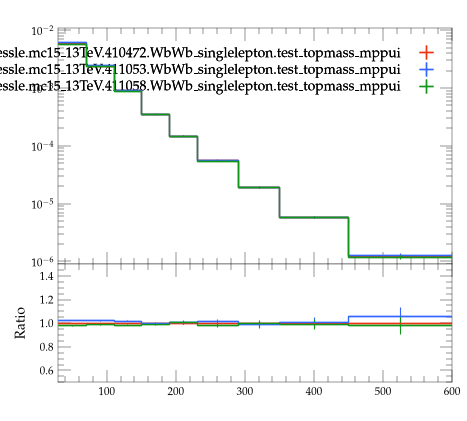

This figure's Python source:
#! /usr/bin/env python3

# This Python script was auto-generated using YODA v2.1.2.
# Analysis object: /WbWb_singlelepton/pT_lep1
# Timestamp: 07-08-2026 (09:26:45)

import matplotlib as mpl
import matplotlib.pyplot as plt
mpl.use('Agg') # comment out for interactive use
import os
import numpy as np
from numpy import nan, inf

plotDir = os.path.split(os.path.realpath(__file__))[0]
if 'YODA_USER_PLOT_PATH' in globals():
    plot_outdir = globals()['YODA_USER_PLOT_PATH']
else:
    plot_outdir = plotDir

#plot style
plt.style.use(os.path.join(plotDir, '../default.mplstyle'))
# plot metadata
figW, figH = plt.rcParams['figure.figsize']
ax_xLabel = ''
ax_yLabel = ''
ax_title  = ''
ax_xScale = 'linear'
ax_yScale = 'log'
xLims = (30.0, 600.0)
yLims = (9e-07, 0.011000000000000001)

# TeX-friendly labels for the legend
labels = {
  'legend' : ([ r"user.johessle.mc15\_13TeV.410472.WbWb\_singlelepton.test\_topmass\_mppui", r"user.johessle.mc15\_13TeV.411053.WbWb\_singlelepton.test\_topmass\_mppui", r"user.johessle.mc15\_13TeV.411058.WbWb\_singlelepton.test\_topmass\_mppui" ], r""),
}

# Adjust canvas width and height
canvasW = 10.0
canvasH = 9.0
figW *= canvasW/10.
figH *= canvasH/9.

# Create figure and axis objects
fig, (ax, ratio0_ax) = plt.subplots(2, 1, sharex=True,
                  figsize=(figW,figH), gridspec_kw={'height_ratios': (6.0, 3.0)})

# Set figure margins
plt.subplots_adjust(
    left   = 1.0 * plt.rcParams['figure.subplot.left'],
    right  = 1.0 * plt.rcParams['figure.subplot.right'],
    top    = 1.0 * plt.rcParams['figure.subplot.top'],
    bottom = 1.0 * plt.rcParams['figure.subplot.bottom'])

ratio0_ax.yaxis.set_major_locator(mpl.ticker.MultipleLocator(0.2))
ratio0_ax.set_ylim(0.5, 1.4999)
ratio0_ax.set_ylabel('Ratio')

# the numerical data is stored in a separate file
dataf = dict()
prefix = os.path.split(__file__)[0]
if prefix:    prefix = prefix + '/'
exec(open(prefix+'pT_lep1__data.py').read(), dataf)


legend_handles = dict() # keep track of handles for the legend

# style options for curves
# starts at zorder>=5 to draw curve on top of legend
styles = {
  'user.johessle.mc15_13TeV.410472.WbWb_singlelepton.test_topmass_mppui.yoda': {
    'color' : '#EE3311',
    'linestyle' : '-',
    'lineopacity' : 1.0,
    'linewidth' : 1,
    'marker' : 'none',
    'markersize' : 2,
    'capsize' : 0.0,
    'zorder' : 5,
    'histstyle' : 1,
    'drawstyle' : 'steps-pre',
    'xerrorbars' : 1,
    'yerrorbars' : 1,
    'fillcolor' : None,
    'fillopacity' : 1.0,
    'ratio0_linestyle' : '-',
    'ratio0_lineopacity' : 1.0,
    'ratio0_linewidth' : 1,
    'ratio0_marker' : 'none',
    'ratio0_markersize' : 2,
    'ratio0_capsize' : 0.0,
    'ratio0_zorder' : 5,
    'ratio0_histstyle' : 1,
    'ratio0_drawstyle' : 'steps-pre',
    'ratio0_xerrorbars' : 1,
    'ratio0_yerrorbars' : 1,
  },
  'user.johessle.mc15_13TeV.411053.WbWb_singlelepton.test_topmass_mppui.yoda': {
    'color' : '#3366FF',
    'linestyle' : '-',
    'lineopacity' : 1.0,
    'linewidth' : 1,
    'marker' : 'none',
    'markersize' : 2,
    'capsize' : 0.0,
    'zorder' : 6,
    'histstyle' : 1,
    'drawstyle' : 'steps-pre',
    'xerrorbars' : 1,
    'yerrorbars' : 1,
    'fillcolor' : None,
    'fillopacity' : 1.0,
    'ratio0_linestyle' : '-',
    'ratio0_lineopacity' : 1.0,
    'ratio0_linewidth' : 1,
    'ratio0_marker' : 'none',
    'ratio0_markersize' : 2,
    'ratio0_capsize' : 0.0,
    'ratio0_zorder' : 6,
    'ratio0_histstyle' : 1,
    'ratio0_drawstyle' : 'steps-pre',
    'ratio0_xerrorbars' : 1,
    'ratio0_yerrorbars' : 1,
  },
  'user.johessle.mc15_13TeV.411058.WbWb_singlelepton.test_topmass_mppui.yoda': {
    'color' : '#109618',
    'linestyle' : '-',
    'lineopacity' : 1.0,
    'linewidth' : 1,
    'marker' : 'none',
    'markersize' : 2,
    'capsize' : 0.0,
    'zorder' : 7,
    'histstyle' : 1,
    'drawstyle' : 'steps-pre',
    'xerrorbars' : 1,
    'yerrorbars' : 1,
    'fillcolor' : None,
    'fillopacity' : 1.0,
    'ratio0_linestyle' : '-',
    'ratio0_lineopacity' : 1.0,
    'ratio0_linewidth' : 1,
    'ratio0_marker' : 'none',
    'ratio0_markersize' : 2,
    'ratio0_capsize' : 0.0,
    'ratio0_zorder' : 7,
    'ratio0_histstyle' : 1,
    'ratio0_drawstyle' : 'steps-pre',
    'ratio0_xerrorbars' : 1,
    'ratio0_yerrorbars' : 1,
  },
}

# curve from input yoda files in main panel
for label, yvals in dataf['yvals'].items():
    if all(np.isnan(v) for v in dataf['yvals'][label]):
        continue
    tmp = None
    if styles[label]['histstyle']: # draw as histogram
        xpos = dataf['xedges'][label] if styles[label]['drawstyle'] else dataf['xpoints'][label]
        ypos = np.insert(yvals, 0, yvals[0]) if styles[label]['drawstyle'] else yvals
        if styles[label]['fillcolor']: # fill area below curve
            ax.fill_between(xpos, ypos, step='pre',
                            color=styles[label]['fillcolor'],
                            alpha=styles[label]['fillopacity'])
        tmp, = ax.plot(xpos, ypos,
                       color=styles[label]['color'],
                       linestyle=styles[label]['linestyle'],
                       alpha=styles[label]['lineopacity'],
                       linewidth=styles[label]['linewidth'],
                       drawstyle=styles[label]['drawstyle'], solid_joinstyle='miter',
                       zorder=styles[label]['zorder'], label=label)
    tmp = ax.errorbar(dataf['xpoints'][label], yvals,
                      xerr=np.array(dataf['xerrs'][label])*styles[label]['xerrorbars'],
                      yerr=np.array(dataf['yerrs'][label])*styles[label]['yerrorbars'],
                      fmt=styles[label]['marker'], capsize=styles[label]['capsize'],
                      alpha=styles[label]['lineopacity'],
                      markersize=styles[label]['markersize'],
                      ecolor=styles[label]['color'],
                      color=styles[label]['color'], zorder=styles[label]['zorder'])
    tmp[-1][0].set_linestyle(styles[label]['linestyle'])
    tmp[-1][0].set_linewidth(styles[label]['linewidth'])
    if label in dataf['add_legend_handle']:  legend_handles[label] = tmp
    for varLabel in dataf['variation_yvals'].keys():
        if varLabel.startswith(label):
            tmp, = ax.plot(dataf['xedges'][label], dataf['variation_yvals'][varLabel],
                           color=styles[label]['color'],
                           linestyle=styles[label]['linestyle'],
                           linewidth=styles[label]['linewidth'],
                           drawstyle='steps-pre', solid_joinstyle='miter',
                           zorder=styles[label]['zorder'], alpha=0.5)


# plots on ratio panel
# curve from input yoda files in ratio panel
for label, yvals in dataf['ratio0_yvals'].items():
    if all(np.isnan(v) for v in yvals):
        continue
    if styles[label]['ratio0_histstyle']: # plot as histogram
        xpos = dataf['xedges']['user.johessle.mc15_13TeV.410472.WbWb_singlelepton.test_topmass_mppui.yoda'] if styles[label]['ratio0_drawstyle'] else dataf['xpoints']['user.johessle.mc15_13TeV.410472.WbWb_singlelepton.test_topmass_mppui.yoda']
        ypos = np.insert(yvals, 0, yvals[0]) if styles[label]['ratio0_drawstyle'] else yvals
        ratio0_ax.plot(xpos, ypos,
                       color=styles[label]['color'],
                       linewidth=styles[label]['linewidth'],
                       linestyle=styles[label]['ratio0_linestyle'],
                       alpha=styles[label]['ratio0_lineopacity'],
                       drawstyle=styles[label]['ratio0_drawstyle'], zorder=styles[label]['zorder'],
                       solid_joinstyle='miter')
    tmp = ratio0_ax.errorbar(dataf['xpoints']['user.johessle.mc15_13TeV.410472.WbWb_singlelepton.test_topmass_mppui.yoda'], yvals,
                             xerr=np.array(dataf['ref_xerrs'])*styles[label]['ratio0_xerrorbars'],
                             yerr=np.array(dataf['ratio0_yerrs'][label])*styles[label]['ratio0_yerrorbars'],
                             fmt=styles[label]['ratio0_marker'], capsize=styles[label]['ratio0_capsize'],
                             alpha=styles[label]['ratio0_lineopacity'],
                             markersize=styles[label]['ratio0_markersize'],
                             ecolor=styles[label]['color'],
                             color=styles[label]['color'])
    tmp[-1][0].set_linestyle(styles[label]['ratio0_linestyle'])
    tmp[-1][0].set_linewidth(styles[label]['ratio0_linewidth'])

    for varlabel in dataf['ratio0_variation_vals'].keys():
        if varlabel.startswith(label):
            ratio0_ax.plot(dataf['xedges']['user.johessle.mc15_13TeV.410472.WbWb_singlelepton.test_topmass_mppui.yoda'],
                            dataf['ratio0_variation_vals'][varlabel],
                            color=styles[label]['color'],
                            linestyle=styles[label]['linestyle'],
                            linewidth=styles[label]['linewidth'],
                            drawstyle='steps-pre', solid_joinstyle='miter',
                            zorder=1, alpha=0.5)

legend_items = list(legend_handles.values())
ax.add_artist(ax.legend(legend_items,
                        labels['legend'][0],
                        title=labels['legend'][1],
                        alignment='right',
                        loc='upper right',
                        bbox_to_anchor=(1.0, 0.97),markerfirst=False))

# set plot metadata as defined above
ratio0_ax.set_xlabel(ax_xLabel)
ratio0_ax.xaxis.set_label_coords(1., -0.15)
ax.set_ylabel(ax_yLabel, ha='right', va='top')
ax.yaxis.set_label_coords(-0.11, 1.0)
ax.set_title(ax_title, loc='left')
ax.set_xscale(ax_xScale)
ax.set_yscale(ax_yScale)
ratio0_ax.set_yscale('linear')
ax.set_xlim(xLims)
ax.set_ylim(yLims)

# tick formatting
plt.rcParams['xtick.top'] = True
plt.rcParams['ytick.right'] = True
ax.yaxis.set_major_locator(mpl.ticker.LogLocator(base=10.0, numticks=np.inf))
ax.yaxis.set_minor_locator(mpl.ticker.LogLocator(
                           base=10.0, subs=np.arange(0.1, 1, 0.1), numticks=np.inf))
fig.align_ylabels((ax, ratio0_ax))
plt.savefig(os.path.join(plot_outdir, 'pT_lep1.pdf'), format='PDF')
plt.savefig(os.path.join(plot_outdir, 'pT_lep1.png'), format='PNG')

plt.close(fig)
